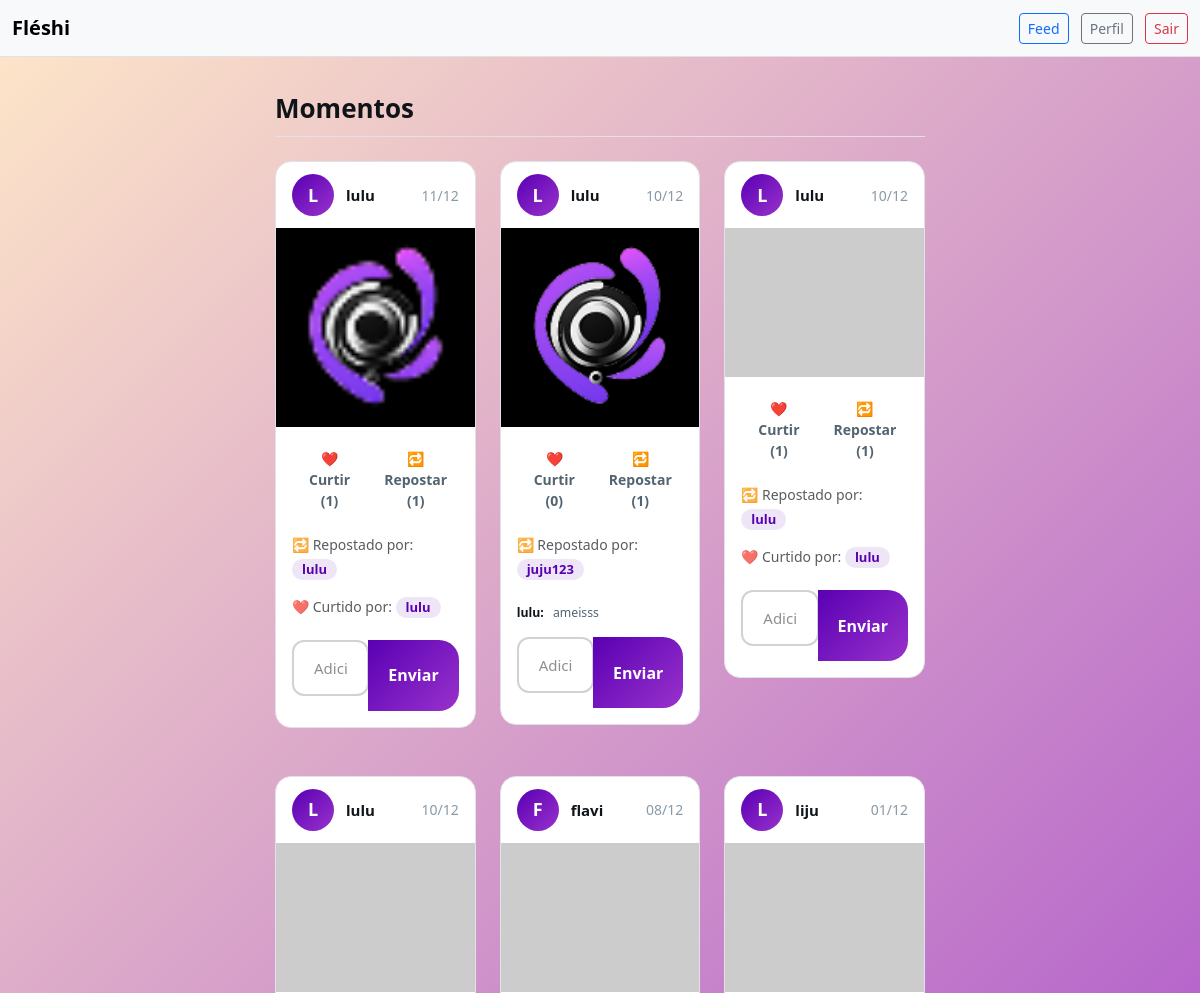
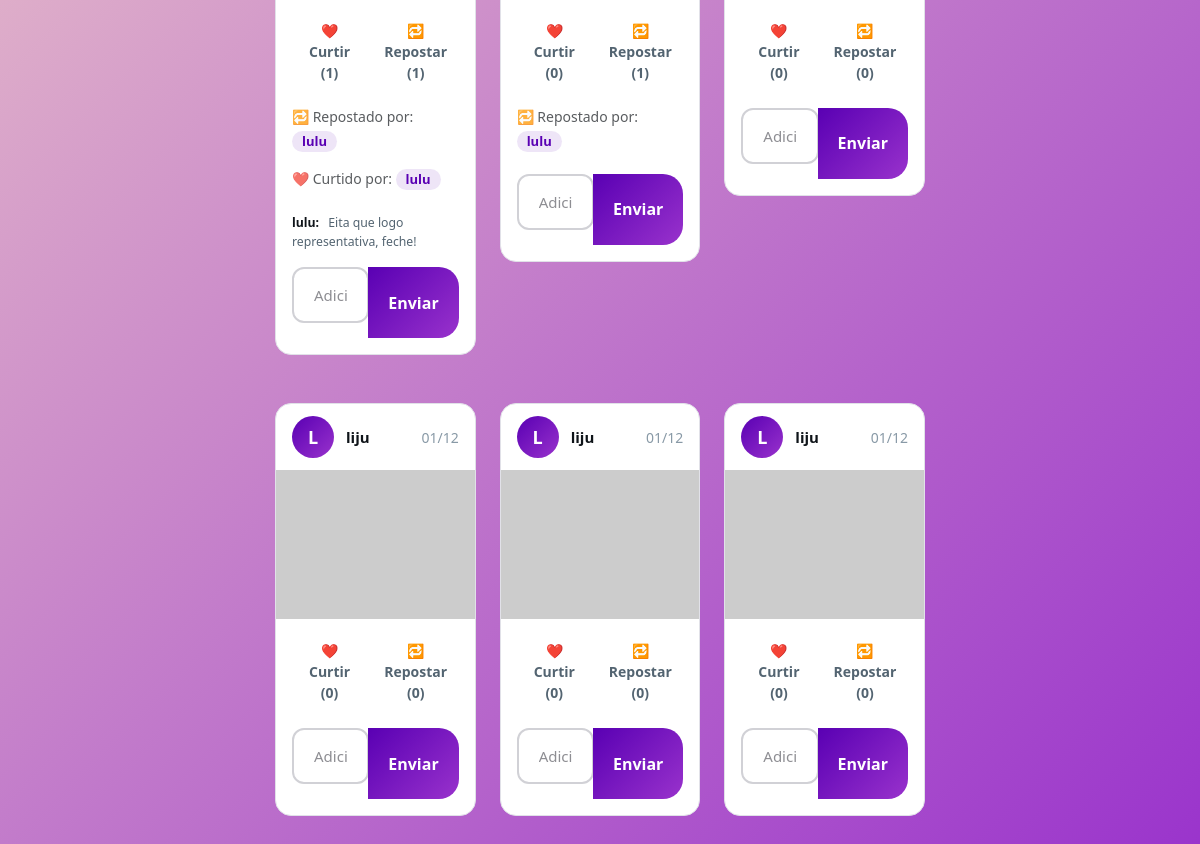
/feed (signed in), run on an earlier commit of the app's database (2 pictures, top to bottom).
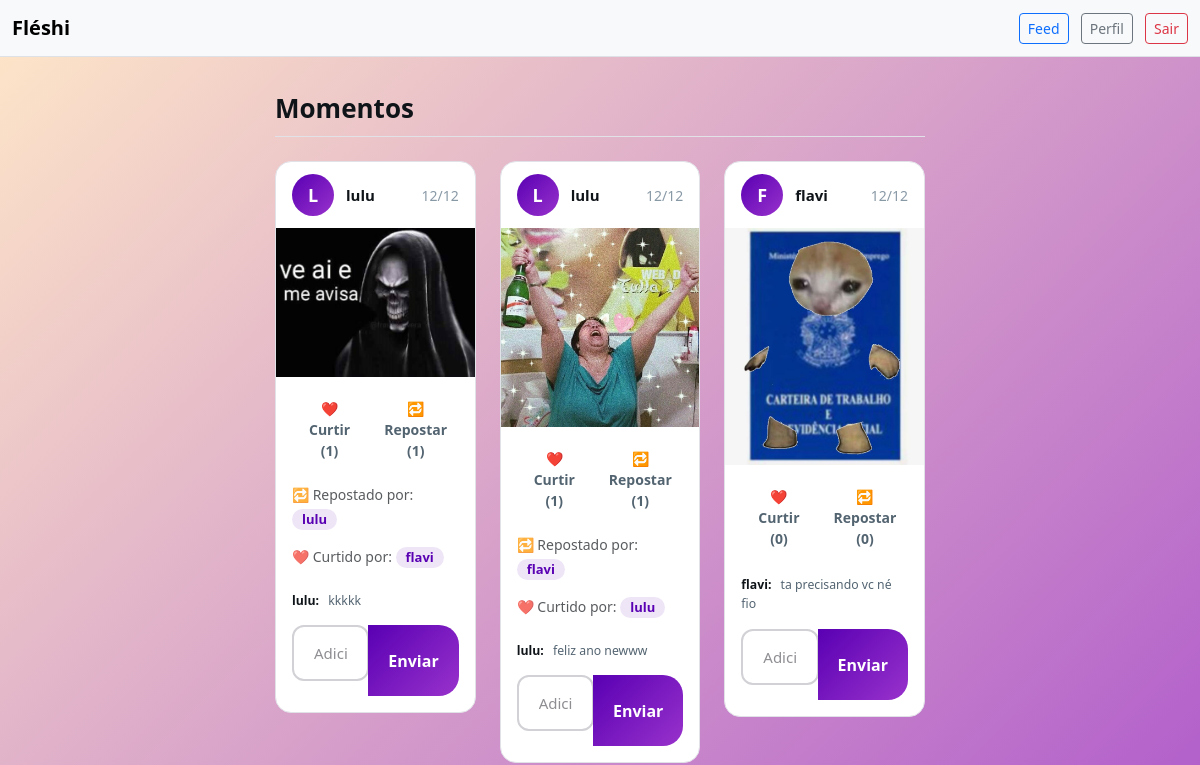
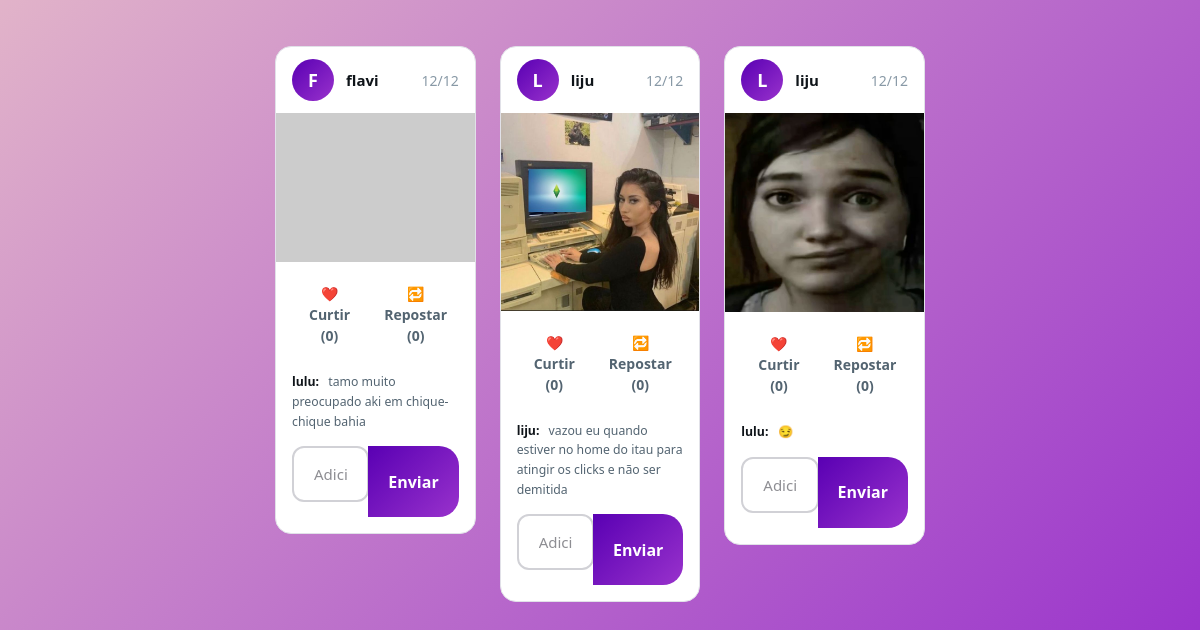
And on a later commit of the database (2 pictures, top to bottom).
### appfleshi/models.py (models this page shows)
class Photo(db.Model):
    id = db.Column(db.Integer, primary_key=True)
    file_name = db.Column(db.String(255), default="default.png")
    upload_date = db.Column(db.DateTime(timezone=True), nullable=False, default=lambda: datetime.now(timezone.utc))
    user_id = db.Column(db.Integer, db.ForeignKey("user.id"), nullable=False)
    reposts = db.relationship("Repost", backref="photo", lazy=True, cascade="all, delete-orphan"
    )
    likes = db.relationship("Like", backref="photo", lazy=True, cascade="all, delete-orphan")
    comments = db.relationship("Comment", backref="photo", lazy=True, cascade="all, delete-orphan"
    )

class User(db.Model, UserMixin):
    id = db.Column(db.Integer, primary_key=True)
    username = db.Column(db.String(20), unique=True)
    email = db.Column(db.String(100), unique=True, nullable=False)
    password = db.Column(db.String(60), nullable=False)
    photos = db.relationship("Photo", backref="user", lazy=True) #lista de fotos, cada foto é um objeto
    likes = db.relationship("Like", backref="user", lazy=True)
    reposts = db.relationship("Repost", backref="user", lazy=True)
    comments = db.relationship("Comment", backref="user", lazy=True)

class Repost(db.Model):
    id = db.Column(db.Integer, primary_key=True)
    user_id = db.Column(db.Integer, db.ForeignKey("user.id"), nullable=False) # quem comentou
    photo_id = db.Column(db.Integer, db.ForeignKey("photo.id"), nullable=False) # qual foto comentada

class Like(db.Model):
    id = db.Column(db.Integer, primary_key=True)
    user_id = db.Column(db.Integer, db.ForeignKey("user.id"), nullable=False)
    photo_id = db.Column(db.Integer, db.ForeignKey("photo.id"), nullable=False)

class Comment(db.Model):
    id = db.Column(db.Integer, primary_key=True)
    text = db.Column(db.String(500), nullable=False) # texto comentario
    user_id = db.Column(db.Integer, db.ForeignKey("user.id"), nullable=False) # quem comentou
    photo_id = db.Column(db.Integer, db.ForeignKey("photo.id"), nullable=False) # qual foto comentada

### appfleshi/routes.py (the view)
@app.route("/feed")
@login_required
def feed():
    photos = Photo.query.options(
        db.joinedload(Photo.likes),
        db.joinedload(Photo.comments),
        db.joinedload(Photo.user),
        db.joinedload(Photo.reposts)
    ).order_by(Photo.upload_date.desc()).all()
    reposted_photos = []
    reposts = Repost.query.order_by(Repost.id.desc()).all()
    for repost in reposts:
        photo = Photo.query.get(repost.photo_id)
        if photo:
            reposted_photos.append({'photo': photo, 'reposted_by': repost.user, 'repost_date': repost.id})
    return render_template('feed.html', photos=photos, reposted_photos=reposted_photos)

### appfleshi/models.py (called while the page is built)
@login_manager.user_loader # consultando se tem ou não aquele usuário
def load_user(user_id):
    return User.query.get(int(user_id)) # consultado a tabela do banco

### appfleshi/templates/feed.html (shortened to what this page needs)
{% extends "homepage.html" %}
{% block feed_css %}
    <link rel="stylesheet" href="{{ url_for('static', filename='css/feed.css') }}">
{% endblock %}
{% block body %}
    {% include "navbar.html"%}
    <div class="feed-container">
        <h1 class="feed-title">Momentos</h1>
        {% if photos %}
        <div class="row">
            {% for photo in photos %}
            <div class="col-md-6 col-lg-4 mb-4">
                <div class="card feed-card">
                    <div class="card-header">
                        <div class="d-flex align-items-center justify-content-between">
                            <div class="d-flex align-items-center">
                                <div class="user-avatar">
                                    {{ photo.user.username[0]|upper }}
                                </div>
                                <div>
                                    <a href="{{ url_for('profile', user_id=photo.user_id)}}"
                                       class="username-link">
                                        {{ photo.user.username }}
                                    </a>
                                </div>
                            </div>
                            <small class="post-date">
                                {{ photo.upload_date.strftime('%d/%m') }}
                            </small>
                        </div>
                    </div>
                    <div class="card-img-container">
                        <img src="{{ url_for('static', filename='posts_photos/' ~ photo.file_name) }}" alt="Foto de {{ photo.user.username }}" onerror="this.src='https://via.placeholder.com/400x300/f8f8f8/ccc?text=Imagem+Não+Encontrada'">
                    </div>
                    <div class="card-body">
                        <div class="action-buttons">
                            <a class="btn btn-like" href="{{ url_for('like_photo', photo_id=photo.id) }}">
                                ❤️ Curtir ({{ photo.likes|length }})
                            </a>
                            <a class="btn btn-repost" href="{{ url_for('repost_photo', photo_id=photo.id) }}">
                                🔁 Repostar ({{ photo.reposts|length }})
                            </a>
                        </div>
                        {% if photo.reposts %}
                        <div class="mb-2">
                            <small class="text-muted">
                                🔁 Repostado por:
                                {% for repost in photo.reposts %}
                                    <span class="badge badge-user">
                                        {{ repost.user.username }}
                                    </span>
                                {% endfor %}
                            </small>
                        </div>
                        {% endif %}
                        {% if photo.likes|length > 0 %}
                        <div class="mb-2">
                            <small class="text-muted">
                                ❤️ Curtido por:
                                {% for like in photo.likes %}
                                    <span class="badge badge-user">
                                        {{ like.user.username }}
                                    </span>
                                {% endfor %}
                            </small>
                        </div>
                        {% endif %}
                        <div class="comments-section">
                            {% for comentario in photo.comments %}
                            <div class="comment-item">
                                <small>
                                    <span class="comment-username">{{ comentario.user.username }}:</span>
                                    {{ comentario.text }}
                                </small>
                            </div>
                            {% endfor %}
                            <form action="{{ url_for('comments_photo', photo_id=photo.id) }}" method="POST" class="comment-form mt-3">
                                <div class="input-group">
                                    <input type="text" name="text" class="form-control" placeholder="Adicione um comentário..." required>
                                    <button type="submit" class="btn">Enviar</button>
                                </div>
                            </form>
                        </div>
                    </div>
                </div>
            </div>
            {% endfor %}
        </div>
        {% else %}
        <div class="empty-feed">
            <h4>Nenhuma foto no feed ainda</h4>
            <p>Seja o primeiro a postar!</p>
        </div>
        {% endif %}
    </div>
{% endblock %}

### appfleshi/templates/homepage.html (shortened to what this page needs)
<!DOCTYPE html>
<html lang="en">
<head>
    <link href="https://cdn.jsdelivr.net/npm/bootstrap@5.3.0/dist/css/bootstrap.min.css" rel="stylesheet">
    <link rel="stylesheet" href="{{ url_for('static', filename='CSS/homepage.css') }}">
    {% block feed_css %}{% endblock %}
</head>
<body class="bg-white">
    {% block body %}{% endblock %}
</body>
</html>

### appfleshi/templates/navbar.html
    <nav class="navbar navbar-light bg-light border-bottom mb-3">
        <div class="container-fluid">
            <a class="navbar-brand fw-bold" href="{{ url_for('feed') }}">Fléshi</a>
            <div>
                <a class="btn btn-outline-primary btn-sm me-2" href="{{ url_for('feed') }}">Feed</a>
                <a class="btn btn-outline-secondary btn-sm me-2" href="{{ url_for('profile', user_id=current_user.id) }}">Perfil</a>
                <a class="btn btn-outline-danger btn-sm" href="{{ url_for('logout') }}">Sair</a>
            </div>
        </div>
    </nav>

### appfleshi/static/CSS/homepage.css (style rules this page uses)
:root { --primary-orange: #FF6B35; --primary-pink: #FF3366; --primary-purple: #8A2BE2; --accent-purple: #5900B3; --light-purple: #9932CC; --accent-yellow: #FFD166; --bg-dark: #0A0A14; --text-light: #FFFFFF; --text-gray: #CCCCCC; --border-light: rgba(255, 255, 255, 0.15); --input-bg: rgba(255, 255, 255, 0.1); }
body { background: linear-gradient(135deg, #FFE8C8 0%, #9932CC 100%) !important; min-height: 100vh; margin: 0; padding: 0; background-attachment: fixed; background-size: 400% 400%; animation: gradientFlow 30s ease infinite; }
.form-control { border-radius: 12px !important; padding: 16px 20px !important; margin-bottom: 15px; border: 2px solid #D1D1D6 !important; font-size: 16px !important; transition: all 0.3s ease; background: #FFFFFF !important; color: #333333 !important; height: 56px; box-sizing: border-box; }
.form-control:not(:placeholder-shown) { border-color: #A8A8AD !important; }
.form-control::placeholder { color: #8E8E93 !important; font-size: 15px !important; font-weight: 400; }
input[type="email"].form-control, input[type="password"].form-control, input[type="text"].form-control { border: 2px solid #D1D1D6 !important; background: #FFFFFF !important; color: #333333 !important; }
input[type="email"].form-control:not(:placeholder-shown), input[type="password"].form-control:not(:placeholder-shown), input[type="text"].form-control:not(:placeholder-shown) { border-color: #A8A8AD !important; border-width: 2px !important; background: #FFFFFF !important; color: #333333 !important; }

What changed in the data, as far as the page shows it:
removed Photo: user "L", user.username "lulu", upload_date "11/12", file_name (picture), likes|length "1", reposts|length "1"
removed Repost: user.username "lulu", shown under "L"
removed Like: user.username "lulu", shown under "L"
removed Photo: user "L", user.username "lulu", upload_date "10/12", file_name (picture), likes|length "0", reposts|length "1", Comment (user.username "lulu", text "ameisss")
removed Repost: user.username "juju123", shown under "L"
removed Photo: user "L", user.username "lulu", upload_date "10/12", likes|length "1", reposts|length "1", Repost (user.username "lulu"), Like (user.username "lulu")
removed Photo: user "F", user.username "flavi", upload_date "08/12", likes|length "0", reposts|length "1"
removed Repost: user.username "lulu", shown under Photo (number 2 of 6 on the later page)
removed Photo: user "L", user.username "liju", upload_date "01/12", likes|length "0", reposts|length "0"
removed Photo: user "L", user.username "liju", upload_date "01/12", likes|length "0", reposts|length "0"
changed Photo (number 1 of 6 on the later page): upload_date "10/12" → "12/12"; file_name: picture added in place of a placeholder; gains Repost (user.username "lulu"); gains Like (user.username "flavi"); loses Repost (user.username "lulu"); loses Like (user.username "lulu")
changed Comment: text "Eita que logo representativa, feche!" → "kkkkk"
added Photo: user "L", user.username "lulu", upload_date "12/12", file_name (picture), likes|length "1", reposts|length "1", Repost (user.username "flavi"), Like (user.username "lulu"), Comment (user.username "lulu", text "feliz ano newww")
added Photo: user "F", user.username "flavi", upload_date "12/12", file_name (picture), likes|length "0", reposts|length "0"
added Comment: user.username "flavi", text "ta precisando vc né fio", shown under Photo (number 3 of 6 on the later page)
added Photo: user "F", user.username "flavi", upload_date "12/12", likes|length "0", reposts|length "0"
added Comment: user.username "lulu", text "tamo muito preocupado aki em chique-chique bahia", shown under Photo (number 4 of 6 on the later page)
changed Photo (number 5 of 6 on the later page): upload_date "01/12" → "12/12"; file_name: picture added in place of a placeholder
added Comment: user.username "liju", text "vazou eu quando estiver no home do itau para atingir os clicks e não ser demitida", shown under Photo (number 5 of 6 on the later page)
changed Photo (number 6 of 6 on the later page): upload_date "01/12" → "12/12"; file_name: picture added in place of a placeholder
added Comment: user.username "lulu", text "😏", shown under Photo (number 6 of 6 on the later page)
